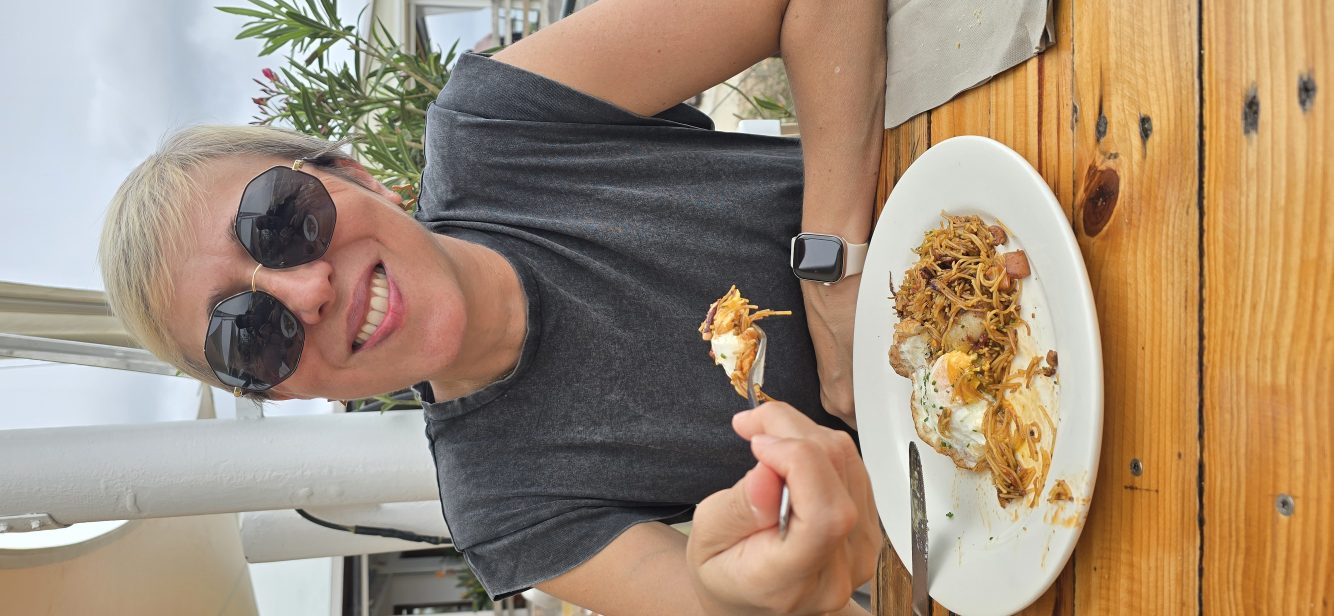
#> input picture 20260501_155447.jpg, 4000 x 1848 px (shown at 1/3 size)
$ python main.py --input ../..
#> lines starting #> are read from the running program, lines starting #| are printed output that depends on the picture; after the words box and inside, x2 and y2 are one past the last pixel; in counts of white or black regions, pixels touching at a corner belong together
#> in read_image, im is the input picture: PIL image 4000x1848 RGB; mean R, G, B 162.5, 141.3, 119.3
### photo-retoucher/src/editor.py
"""Pixel-level retouching operations.

This module operates on numpy arrays in float32 [0, 1] RGB. Every operation
is a real pixel transform (curves, channel scaling, color-space mixing).
There is no generative model, no face reconstruction, no inpainting.
"""

from __future__ import annotations

import numpy as np
import cv2


# ---------------------------------------------------------------------------
# IO helpers
# ---------------------------------------------------------------------------

def to_float(img_uint8: np.ndarray) -> np.ndarray:
    return img_uint8.astype(np.float32) / 255.0


def to_uint8(img_float: np.ndarray) -> np.ndarray:
    return np.clip(img_float * 255.0, 0, 255).astype(np.uint8)


# ---------------------------------------------------------------------------
# Tone operations
# ---------------------------------------------------------------------------

def auto_exposure(img: np.ndarray, lift: float) -> np.ndarray:
    """Lift exposure only when the image is genuinely dark.

    Looks at the luminance mean. If the image is already well exposed, this is
    a no-op so we don't blow out bright photos.
    """
    if lift <= 0:
        return img
    luma = 0.2126 * img[..., 0] + 0.7152 * img[..., 1] + 0.0722 * img[..., 2]
    mean = float(luma.mean())
    # 0.45 is a comfortable middle. Below that we apply a fraction of `lift`.
    if mean >= 0.45:
        return img
    deficit = (0.45 - mean) / 0.45  # 0..1
    gain = 1.0 + lift * deficit
    return np.clip(img * gain, 0, 1)


def highlight_recovery(img: np.ndarray, amount: float) -> np.ndarray:
    """Compress brightest tones by mapping values >0.7 toward 1.0 along a curve."""
    if amount <= 0:
        return img
    # Build a smooth tone curve: identity below 0.6, gently compressed above.
    x = np.linspace(0, 1, 256, dtype=np.float32)
    knee = 0.6
    above = np.clip((x - knee) / (1 - knee), 0, 1)
    # Compress the over-knee portion: y = knee + (1-knee) * (1 - (1-above)^p)
    p = 1.0 + 2.5 * amount
    compressed = knee + (1 - knee) * (1 - (1 - above) ** p)
    curve = np.where(x < knee, x, compressed)
    return _apply_curve_per_channel(img, curve)


def shadow_lift(img: np.ndarray, amount: float) -> np.ndarray:
    """Open shadows on the lower portion of the tone curve."""
    if amount <= 0:
        return img
    x = np.linspace(0, 1, 256, dtype=np.float32)
    # Lift values mostly below 0.4. Use a falloff that is 0 at x=0.5.
    falloff = np.clip(1 - x / 0.5, 0, 1)
    lifted = x + amount * falloff * (0.35 - x).clip(min=0)
    curve = np.clip(lifted, 0, 1)
    return _apply_curve_per_channel(img, curve)


def contrast(img: np.ndarray, amount: float) -> np.ndarray:
    if amount == 0:
        return img
    # S-curve around 0.5
    x = np.linspace(0, 1, 256, dtype=np.float32)
    curve = 0.5 + (x - 0.5) * (1.0 + amount)
    curve = np.clip(curve, 0, 1)
    return _apply_curve_per_channel(img, curve)


def _apply_curve_per_channel(img: np.ndarray, curve: np.ndarray) -> np.ndarray:
    idx = np.clip((img * 255).astype(np.int32), 0, 255)
    return curve[idx]


# ---------------------------------------------------------------------------
# Color operations
# ---------------------------------------------------------------------------

def saturation_vibrance(
    img: np.ndarray,
    saturation: float,
    vibrance: float,
    protect_skin: bool = False,
    protect_blue: bool = False,
) -> np.ndarray:
    """Adjust saturation globally, then apply vibrance to less-saturated pixels.

    Vibrance pulls weakly-saturated pixels up without crushing already-vivid ones.
    Optional masks keep skin and ocean blue untouched.
    """
    hsv = cv2.cvtColor((img * 255).astype(np.uint8), cv2.COLOR_RGB2HSV).astype(np.float32)
    h = hsv[..., 0]   # 0..179
    s = hsv[..., 1] / 255.0
    v = hsv[..., 2] / 255.0

    weight = np.ones_like(s)
    if protect_skin:
        # Skin hue band ~0..25 and ~160..179 in OpenCV HSV.
        skin = ((h <= 25) | (h >= 160)) & (s > 0.1) & (s < 0.7) & (v > 0.25)
        weight = np.where(skin, weight * 0.2, weight)
    if protect_blue:
        # Ocean/sky band ~95..130. We don't want to *desaturate* it but we
        # really don't want a hue push toward green either.
        blue = (h >= 95) & (h <= 130)
        weight = np.where(blue, weight * 0.3, weight)

    if saturation != 0:
        s = s + saturation * weight * s  # multiplicative-ish

    if vibrance != 0:
        # Stronger effect where current saturation is low.
        boost = vibrance * (1 - s) * weight
        s = s + boost

    s = np.clip(s, 0, 1)

    hsv[..., 1] = s * 255.0
    hsv[..., 2] = np.clip(v, 0, 1) * 255.0
    out = cv2.cvtColor(hsv.astype(np.uint8), cv2.COLOR_HSV2RGB).astype(np.float32) / 255.0
    return out


def warmth_tint(img: np.ndarray, warmth: float, tint: float) -> np.ndarray:
    """Shift along blue<->yellow (warmth) and green<->magenta (tint) in LAB."""
    if warmth == 0 and tint == 0:
        return img
    lab = cv2.cvtColor((img * 255).astype(np.uint8), cv2.COLOR_RGB2LAB).astype(np.float32)
    # a: green(-) <-> magenta(+), b: blue(-) <-> yellow(+)
    lab[..., 2] = np.clip(lab[..., 2] + warmth * 12.0, 0, 255)
    lab[..., 1] = np.clip(lab[..., 1] + tint * 12.0, 0, 255)
    out = cv2.cvtColor(lab.astype(np.uint8), cv2.COLOR_LAB2RGB).astype(np.float32) / 255.0
    return out


def gentle_white_balance(img: np.ndarray, strength: float, protect_blue: bool = False) -> np.ndarray:
    """Gray-world white balance, blended with the original by `strength`.

    Strength is 0..1. Even at 1.0 we keep some of the original cast to avoid
    a clinical look.
    """
    if strength <= 0:
        return img

    # Compute per-channel means on a luminance-weighted, mid-tone subset to
    # avoid being dragged by extreme highlights/shadows.
    luma = 0.2126 * img[..., 0] + 0.7152 * img[..., 1] + 0.0722 * img[..., 2]
    mid_mask = (luma > 0.2) & (luma < 0.85)
    if mid_mask.sum() < 1000:
        mid_mask = np.ones_like(luma, dtype=bool)

    means = np.array([img[..., c][mid_mask].mean() for c in range(3)], dtype=np.float32)
    target = means.mean()
    means = np.where(means < 1e-4, 1e-4, means)
    gains = target / means
    # Bound the gains so we never make a wild correction.
    gains = np.clip(gains, 0.85, 1.15)

    if protect_blue:
        # Pull blue gain toward 1.0 to avoid shifting the ocean.
        gains[2] = 1.0 + (gains[2] - 1.0) * 0.3

    corrected = img * gains
    out = img * (1 - strength) + corrected * strength
    return np.clip(out, 0, 1)


# ---------------------------------------------------------------------------
# Local detail
# ---------------------------------------------------------------------------

def clarity(img: np.ndarray, amount: float) -> np.ndarray:
    """Mid-tone local-contrast boost on the L channel, with a midtone weight.

    This is unsharp mask on luminance only, so colors don't shift.
    """
    if amount <= 0:
        return img
    lab = cv2.cvtColor((img * 255).astype(np.uint8), cv2.COLOR_RGB2LAB).astype(np.float32)
    L = lab[..., 0] / 255.0
    blurred = cv2.GaussianBlur(L, (0, 0), sigmaX=20, sigmaY=20)
    detail = L - blurred
    # Weight: strongest in midtones, fades at extremes.
    midweight = 1.0 - np.abs(L - 0.5) * 2.0
    midweight = np.clip(midweight, 0, 1)
    L_new = np.clip(L + detail * amount * 2.5 * midweight, 0, 1)
    lab[..., 0] = L_new * 255.0
    out = cv2.cvtColor(lab.astype(np.uint8), cv2.COLOR_LAB2RGB).astype(np.float32) / 255.0
    return out


def film_grain(img: np.ndarray, amount: float, seed: int = 42) -> np.ndarray:
    """Subtle, luminance-weighted monochrome grain."""
    if amount <= 0:
        return img
    rng = np.random.default_rng(seed)
    h, w = img.shape[:2]
    noise = rng.standard_normal((h, w), dtype=np.float32) * amount
    luma = 0.2126 * img[..., 0] + 0.7152 * img[..., 1] + 0.0722 * img[..., 2]
    # Slightly less grain in pure highlights/shadows so it looks like real film.
    weight = 1.0 - np.abs(luma - 0.5) * 1.2
    weight = np.clip(weight, 0.4, 1.0)
    noise = noise * weight
    out = img + noise[..., None]
    return np.clip(out, 0, 1)


# ---------------------------------------------------------------------------
# Pipeline
# ---------------------------------------------------------------------------

def apply_profile(img_uint8: np.ndarray, profile: dict, strength_scale: float = 1.0) -> np.ndarray:
    """Run the full retouch pipeline on a uint8 RGB image.

    Returns a uint8 RGB image.
    """
    p = {k: (v * strength_scale if isinstance(v, (int, float)) and not isinstance(v, bool) else v)
         for k, v in profile.items()}

    img = to_float(img_uint8)

    # 1. White balance first so subsequent color ops act on a corrected base.
    if p.get("white_balance_auto"):
        img = gentle_white_balance(
            img,
            strength=p.get("wb_strength", 0.0),
            protect_blue=p.get("protect_blue", False),
        )

    # 2. Tone: exposure -> highlights -> shadows -> contrast.
    img = auto_exposure(img, p.get("exposure", 0.0))
    img = highlight_recovery(img, p.get("highlight_recovery", 0.0))
    img = shadow_lift(img, p.get("shadow_lift", 0.0))
    img = contrast(img, p.get("contrast", 0.0))

    # 3. Color grading (very small amounts).
    img = warmth_tint(img, p.get("warmth", 0.0), p.get("tint", 0.0))
    img = saturation_vibrance(
        img,
        saturation=p.get("saturation", 0.0),
        vibrance=p.get("vibrance", 0.0),
        protect_skin=p.get("protect_skin", False),
        protect_blue=p.get("protect_blue", False),
    )

    # 4. Detail and grain last.
    img = clarity(img, p.get("clarity", 0.0))
    img = film_grain(img, p.get("grain", 0.0))

    return to_uint8(img)

### photo-retoucher/src/cropper.py
"""9:16 Story crop without distortion.

Strategy:
- Compute the largest 9:16 rectangle that fits the image dimensions.
- Center it horizontally by default.
- If a face is detected (Haar cascade shipped with OpenCV), shift the crop
  vertically/horizontally so the face stays comfortably inside the frame.
- Never resize beyond the source resolution and never stretch.
"""

from __future__ import annotations

from typing import Optional, Tuple

import cv2
import numpy as np

from config import STORY_ASPECT


def _detect_main_face(img_rgb: np.ndarray) -> Optional[Tuple[int, int, int, int]]:
    """Return (x, y, w, h) of the largest detected face, or None."""
    try:
        cascade_path = cv2.data.haarcascades + "haarcascade_frontalface_default.xml"
        cascade = cv2.CascadeClassifier(cascade_path)
        if cascade.empty():
            return None
        gray = cv2.cvtColor(img_rgb, cv2.COLOR_RGB2GRAY)
        faces = cascade.detectMultiScale(gray, scaleFactor=1.2, minNeighbors=5, minSize=(60, 60))
        if len(faces) == 0:
            return None
        # Largest face wins.
        faces = sorted(faces, key=lambda f: f[2] * f[3], reverse=True)
        x, y, w, h = faces[0]
        return int(x), int(y), int(w), int(h)
    except Exception:
        return None


def story_crop(img_rgb: np.ndarray) -> np.ndarray:
    """Return a 9:16 crop of the input. No upscaling, no distortion."""
    h, w = img_rgb.shape[:2]
    aw, ah = STORY_ASPECT  # 9, 16

    # Largest 9:16 rectangle that fits.
    if w * ah <= h * aw:
        # Image is narrower than 9:16 -> use full width, crop height.
        crop_w = w
        crop_h = int(round(w * ah / aw))
    else:
        # Image is wider than 9:16 -> use full height, crop width.
        crop_h = h
        crop_w = int(round(h * aw / ah))

    crop_w = min(crop_w, w)
    crop_h = min(crop_h, h)

    # Default: centered crop.
    x0 = (w - crop_w) // 2
    y0 = (h - crop_h) // 2

    face = _detect_main_face(img_rgb)
    if face is not None:
        fx, fy, fw, fh = face
        fcx = fx + fw // 2
        fcy = fy + fh // 2

        # Adjust horizontally so face center sits inside the crop with margin.
        margin_x = max(fw, crop_w // 6)
        if crop_w < w:
            x0 = fcx - crop_w // 2
            x0 = max(0, min(x0, w - crop_w))
            # Make sure the whole face stays inside.
            if fx < x0 + margin_x // 2:
                x0 = max(0, fx - margin_x // 2)
            if fx + fw > x0 + crop_w - margin_x // 2:
                x0 = min(w - crop_w, fx + fw + margin_x // 2 - crop_w)

        # Adjust vertically: bias toward keeping the face in the upper third
        # (rule of thirds for portraits) but always inside.
        if crop_h < h:
            target_face_y = crop_h // 3
            y0 = fcy - target_face_y
            y0 = max(0, min(y0, h - crop_h))
            if fy < y0:
                y0 = max(0, fy - 20)
            if fy + fh > y0 + crop_h:
                y0 = min(h - crop_h, fy + fh + 20 - crop_h)

    return img_rgb[y0:y0 + crop_h, x0:x0 + crop_w].copy()

### photo-retoucher/src/config.py
"""Profile parameters for the photo retoucher.

All values are intentionally conservative. Each profile holds the *base*
adjustments; the strength multiplier in main.py scales them down further
for the "low" preset.
"""

from __future__ import annotations

INPUT_DIR = "input"
OUTPUT_DIR = "output"
STORY_DIR = "output/story"

SUPPORTED_EXTENSIONS = (".jpg", ".jpeg", ".png", ".tif", ".tiff", ".webp")

JPEG_QUALITY = 95
STORY_ASPECT = (9, 16)

STRENGTH_SCALES = {
    "low": 0.6,
    "medium": 1.0,
}


# Each profile is a flat dict of named adjustments understood by editor.py.
# Values are deltas/multipliers around 0 or 1; keep them small.
PROFILES = {
    "default": {
        "exposure": 0.04,          # lift shadows of dark images only
        "highlight_recovery": 0.18,
        "shadow_lift": 0.10,
        "saturation": -0.04,        # tame oversaturation slightly
        "vibrance": 0.03,
        "clarity": 0.06,
        "warmth": 0.0,
        "tint": 0.0,
        "contrast": 0.02,
        "grain": 0.012,
        "white_balance_auto": True,
        "wb_strength": 0.35,
    },
    "sea": {
        "exposure": 0.03,
        "highlight_recovery": 0.22,
        "shadow_lift": 0.08,
        "saturation": -0.06,        # avoid green/teal cast
        "vibrance": 0.0,
        "clarity": 0.05,
        "warmth": 0.01,             # tiny warmth, never cool
        "tint": 0.0,
        "contrast": 0.02,
        "grain": 0.010,
        "white_balance_auto": False,  # do not push the ocean toward green
        "wb_strength": 0.0,
        "protect_blue": True,
    },
    "travel": {
        "exposure": 0.04,
        "highlight_recovery": 0.18,
        "shadow_lift": 0.08,
        "saturation": -0.02,
        "vibrance": 0.04,
        "clarity": 0.08,
        "warmth": 0.03,
        "tint": 0.0,
        "contrast": 0.04,
        "grain": 0.012,
        "white_balance_auto": True,
        "wb_strength": 0.30,
    },
    "people": {
        "exposure": 0.03,
        "highlight_recovery": 0.15,
        "shadow_lift": 0.12,
        "saturation": -0.03,
        "vibrance": 0.02,
        "clarity": 0.03,            # very subtle, do not crunch skin
        "warmth": 0.015,
        "tint": 0.0,
        "contrast": 0.02,
        "grain": 0.010,
        "white_balance_auto": True,
        "wb_strength": 0.25,
        "protect_skin": True,
    },
    "indoor": {
        "exposure": 0.05,
        "highlight_recovery": 0.10,
        "shadow_lift": 0.10,
        "saturation": -0.05,
        "vibrance": 0.02,
        "clarity": 0.05,
        "warmth": -0.01,            # neutralize tungsten cast slightly
        "tint": 0.0,
        "contrast": 0.03,
        "grain": 0.010,
        "white_balance_auto": True,
        "wb_strength": 0.55,        # stronger WB to fix mixed lighting
    },
}


def get_profile(name: str) -> dict:
    return PROFILES.get(name, PROFILES["default"]).copy()

### photo-retoucher/src/main.py
"""Batch photo retoucher CLI.

Drop images into ./input and run:

    python src/main.py

Edited full-size copies appear in ./output. Story (9:16) versions appear in
./output/story when --story is enabled (default).
"""

from __future__ import annotations

import argparse
import os
import sys
from pathlib import Path

import cv2
import numpy as np
from PIL import Image, ImageOps

# Allow running from project root or src/.
sys.path.insert(0, os.path.dirname(os.path.abspath(__file__)))

import config
from editor import apply_profile
from cropper import story_crop


# ---------------------------------------------------------------------------
# Scene detection
# ---------------------------------------------------------------------------

def detect_profile(img_rgb: np.ndarray) -> str:
    """Pick a profile from cheap image statistics.

    Order of checks matters: people first, then sea, then indoor, then travel,
    then default.
    """
    h, w = img_rgb.shape[:2]
    # Downscale for speed.
    small = cv2.resize(img_rgb, (min(640, w), int(min(640, w) * h / w)))

    # 1. People: face detector.
    try:
        cascade_path = cv2.data.haarcascades + "haarcascade_frontalface_default.xml"
        cascade = cv2.CascadeClassifier(cascade_path)
        if not cascade.empty():
            gray = cv2.cvtColor(small, cv2.COLOR_RGB2GRAY)
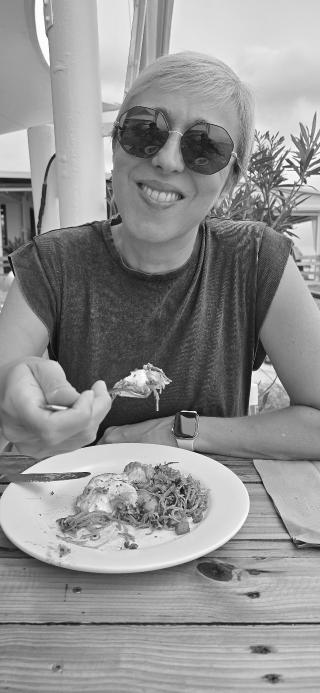
#> gray: shape (1385, 640) (shown at 1/2 size); min 1, max 254, mean 145
            faces = cascade.detectMultiScale(gray, scaleFactor=1.2, minNeighbors=5, minSize=(40, 40))
#> faces = ()
            if len(faces) >= 1:
                return "people"
    except Exception:
        pass

    hsv = cv2.cvtColor(small, cv2.COLOR_RGB2HSV)
#> hsv: shape (1385, 640, 3); mean H, S, V 49.7, 73.5, 166.4
    h_chan, s_chan, v_chan = hsv[..., 0], hsv[..., 1], hsv[..., 2]
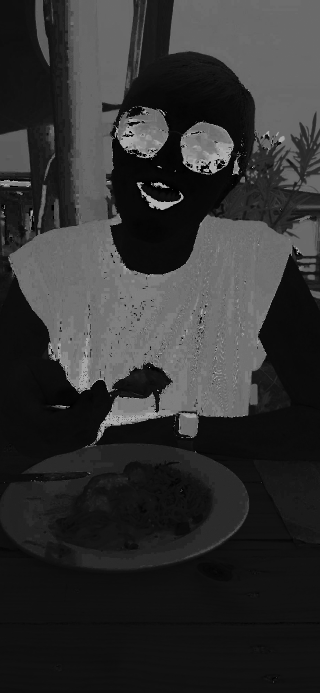
#> h_chan: shape (1385, 640) (shown at 1/2 size); min 0, max 179, mean 49.7
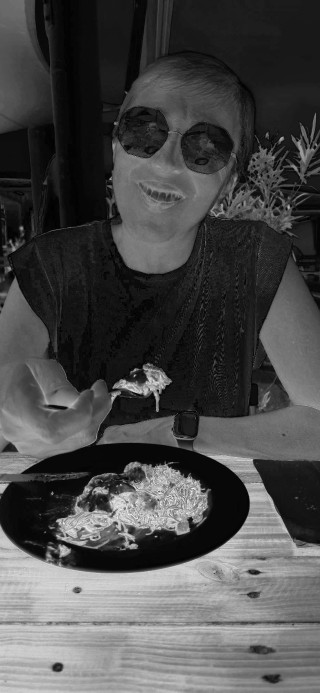
#> s_chan: shape (1385, 640) (shown at 1/2 size); min 0, max 255, mean 73.5

    blue_mask = (h_chan >= 95) & (h_chan <= 130) & (s_chan > 40)
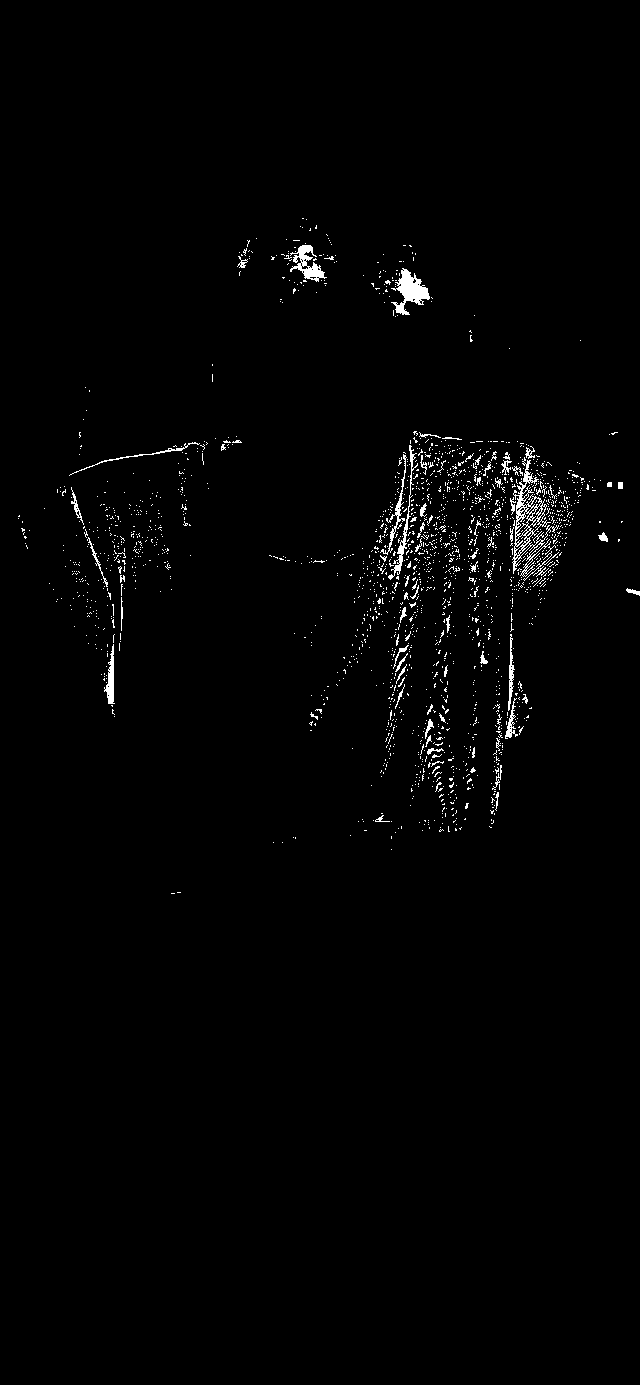
#> blue_mask: shape (1385, 640) bool; 1.3% white in thin lines or dots, all inside (x1, y1, x2, y2) = (18, 218, 640, 894)
    blue_ratio = float(blue_mask.mean())
#> blue_ratio = 0.0132

    # 2. Sea/beach: a lot of blue (sky+ocean) plus a sand/skin band.
    sand_mask = (h_chan >= 10) & (h_chan <= 30) & (s_chan > 30) & (v_chan > 120)
#> sand_mask: shape (1385, 640) bool; 42.3% white; 735 white regions (657 under 20 px), largest, box (x1, y1, x2, y2) and area: (0, 967, 640, 1247) 87966, (0, 1248, 640, 1385) 85450, (0, 548, 344, 965) 47482
#> (the rest of the program and of its run is left out)
